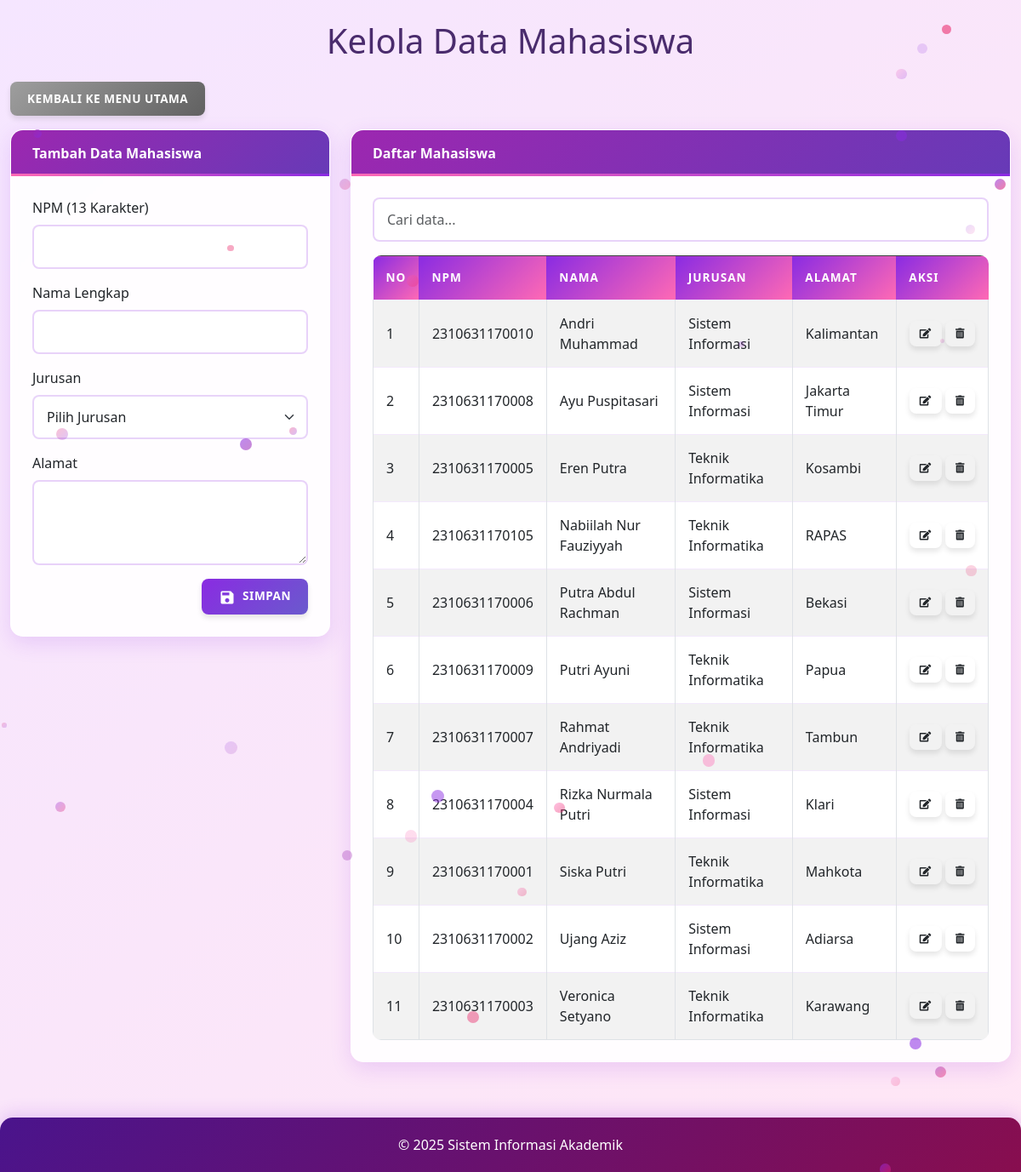
Page /mahasiswa.php (signed in) on the committed database.
### tables this page shows
CREATE TABLE `mahasiswa` (
  `npm` char(13) NOT NULL,
  `nama` varchar(50) NOT NULL,
  `jurusan` enum('Teknik Informatika','Sistem Informasi') NOT NULL,
  `alamat` text DEFAULT NULL
);

### mahasiswa.php (the view, shortened to what this page needs)
<?php
$conn = new mysqli("localhost", "root", "", "akademik");
$npm_edit = "";
$nama_edit = "";
$alamat_edit = "";
?>
<!DOCTYPE html>
<html lang="id">
<head>
    <link rel="stylesheet" href="https://cdnjs.cloudflare.com/ajax/libs/bootstrap/5.3.0/css/bootstrap.min.css">
    <link rel="stylesheet" href="https://cdnjs.cloudflare.com/ajax/libs/font-awesome/5.15.4/css/all.min.css">
    <link rel="stylesheet" href="style.css">
</head>
<body>
    <div class="container mt-4">
        <h1 class="text-center mb-4">Kelola Data Mahasiswa</h1>
        <a href="index.php" class="btn btn-secondary mb-3">Kembali ke Menu Utama</a>
        <div class="row">
            <div class="col-md-4">
                <div class="card form-card">
                    <div class="card-header text-white">
                        <?php echo isset($_GET['edit']) ? "Edit Data Mahasiswa" : "Tambah Data Mahasiswa"; ?>
                    </div>
                    <div class="card-body">
                        <form method="post" action="" id="form-mahasiswa">
                            <div class="mb-3">
                                <label for="npm" class="form-label">NPM (13 Karakter)</label>
                                <input type="text" class="form-control" id="npm" name="npm" maxlength="13"
                                    value="<?php echo $npm_edit; ?>" <?php echo isset($_GET['edit']) ? "readonly" : ""; ?> required>
                            </div>
                            <div class="mb-3">
                                <label for="nama" class="form-label">Nama Lengkap</label>
                                <input type="text" class="form-control" id="nama" name="nama" maxlength="50"
                                    value="<?php echo $nama_edit; ?>" required>
                            </div>
                            <div class="mb-3">
                                <label for="jurusan" class="form-label">Jurusan</label>
                                <select class="form-select" id="jurusan" name="jurusan" required>
                                    <option value="">Pilih Jurusan</option>
                                </select>
                            </div>
                            <div class="mb-3">
                                <label for="alamat" class="form-label">Alamat</label>
                                <textarea class="form-control" id="alamat" name="alamat" rows="3" required><?php echo $alamat_edit; ?></textarea>
                            </div>
                            <div class="d-grid gap-2 d-md-flex justify-content-md-end">
                                <?php if (isset($_GET['edit'])) : ?>
                                    <button type="submit" name="update" class="btn btn-warning">
                                        <i class="material-icons">save</i> Update
                                    </button>
                                    <a href="mahasiswa.php" class="btn btn-secondary">
                                        <i class="material-icons">cancel</i> Batal
                                    </a>
                                <?php else : ?>
                                    <button type="submit" name="tambah" class="btn btn-primary">
                                        <i class="material-icons">save</i> Simpan
                                    </button>
                                <?php endif; ?>
                            </div>
                        </form>
                    </div>
                </div>
            </div>
            <div class="col-md-8">
                <div class="card">
                    <div class="card-header bg-primary text-white">
                        Daftar Mahasiswa
                    </div>
                    <div class="card-body">
                        <div class="mb-3">
                            <input type="text" class="form-control search-table" placeholder="Cari data..." data-table="table-data">
                        </div>
                        <div class="table-responsive">
                            <table class="table table-bordered table-striped" id="table-data">
                                <thead class="table-dark">
                                    <tr>
                                        <th>No</th>
                                        <th>NPM</th>
                                        <th>Nama</th>
                                        <th>Jurusan</th>
                                        <th>Alamat</th>
                                        <th>Aksi</th>
                                    </tr>
                                </thead>
                                <tbody>
                                    <?php
                                    $query = "SELECT * FROM mahasiswa ORDER BY nama ASC";
                                    $result = $conn->query($query);
                                    if ($result->num_rows > 0) {
                                        $no = 1;
                                        while ($row = $result->fetch_assoc()) {
                                            echo "<tr>";
                                            echo "<td>" . $no++ . "</td>";
                                            echo "<td>" . $row['npm'] . "</td>";
                                            echo "<td>" . $row['nama'] . "</td>";
                                            echo "<td>" . $row['jurusan'] . "</td>";
                                            echo "<td>" . $row['alamat'] . "</td>";
                                            echo "<td class='text-nowrap'>
                                                    <a href='mahasiswa.php?edit=" . $row['npm'] . "' class='btn btn-edit btn-sm btn-action' title='Edit'>
                                                    <i class='fas fa-edit'></i>
                                                    </a>
                                                    <a href='mahasiswa.php?hapus=" . $row['npm'] . "' class='btn btn-delete btn-sm btn-action' title='Hapus' onclick='return confirm(\"Apakah Anda yakin ingin menghapus data ini?\")'>
                                                    <i class='fas fa-trash-alt'></i>
                                                    </a>
                                                </td>";
                                            echo "</tr>";
                                        }
                                    } else {
                                        echo "<tr><td colspan='6' class='text-center'>Belum ada data mahasiswa</td></tr>";
                                    }
                                    ?>
                                </tbody>
                            </table>
                        </div>
                    </div>
                </div>
            </div>
        </div>
    </div>
    <div id="toast-container" class="toast-container position-fixed bottom-0 end-0 p-3"></div>
    <footer class="footer">
        <div class="container">
            <p>&copy; <?php echo date('Y'); ?> Sistem Informasi Akademik</p>
        </div>
    </footer>
</body>
</html>

### style.css (style rules this page uses)
body { font-family: 'Poppins', 'Segoe UI', Tahoma, Geneva, Verdana, sans-serif; background: linear-gradient(135deg, #f5e6ff 0%, #ffe6f5 100%); color: #4a2c6d; min-height: 100vh; display: flex; flex-direction: column; }
.container { max-width: 1200px; margin: 0 auto; flex: 1; }
.card { border: none; border-radius: 15px; box-shadow: 0 8px 25px rgba(138, 43, 226, 0.15); transition: all 0.4s cubic-bezier(0.175, 0.885, 0.32, 1.275); margin-bottom: 25px; overflow: hidden; background-color: rgba(255, 255, 255, 0.9); backdrop-filter: blur(5px); border: 1px solid rgba(255, 255, 255, 0.3); }
.card-header { font-weight: 600; padding: 15px 25px; border-bottom: none; position: relative; overflow: hidden; background: linear-gradient(135deg, #9c27b0 0%, #673ab7 100%) !important; }
.card-header::after { content: ""; position: absolute; bottom: 0; left: 0; right: 0; height: 3px; background: linear-gradient(90deg, #ff69b4, #8a2be2); }
.card-body { padding: 25px; }
.card-header.bg-primary { background: linear-gradient(135deg, #9c27b0 0%, #673ab7 100%) !important; }
.table { margin-bottom: 0; border-radius: 10px; overflow: hidden; }
.table thead th { border-bottom: none; font-weight: 600; background: linear-gradient(135deg, #8a2be2 0%, #ff69b4 100%); color: white; padding: 15px; text-transform: uppercase; font-size: 0.85rem; letter-spacing: 1px; border: none; }
.table td { padding: 15px; vertical-align: middle; border-top: 1px solid rgba(138, 43, 226, 0.1); transition: background-color 0.3s; }
.table-striped tbody tr:nth-of-type(odd) { background-color: rgba(138, 43, 226, 0.03); }
.form-control, .form-select { border-radius: 8px; padding: 12px 15px; border: 2px solid rgba(138, 43, 226, 0.2); transition: all 0.3s; background-color: rgba(255, 255, 255, 0.8); }
.btn { border-radius: 8px; padding: 10px 20px; font-weight: 600; transition: all 0.3s; border: none; position: relative; overflow: hidden; box-shadow: 0 4px 6px rgba(0, 0, 0, 0.1); text-transform: uppercase; letter-spacing: 0.5px; font-size: 0.85rem; }
.btn::after { content: ""; position: absolute; top: 0; left: 0; width: 100%; height: 100%; background: linear-gradient(rgba(255, 255, 255, 0.2), rgba(255, 255, 255, 0)); opacity: 0; transition: opacity 0.3s; }
.btn-primary { background: linear-gradient(135deg, #8a2be2 0%, #6a5acd 100%); }
.btn-secondary { background: linear-gradient(135deg, #9e9e9e 0%, #616161 100%); color: white; }
.btn-sm { padding: 6px 12px; font-size: 0.75rem; }
.footer { text-align: center; padding: 20px 0; margin-top: 40px; color: white; background: linear-gradient(135deg, #4a148c 0%, #880e4f 100%); border-radius: 15px 15px 0 0; box-shadow: 0 -4px 20px rgba(138, 43, 226, 0.2); }
.footer p { margin: 0; }
.container > * { animation: fadeIn 0.6s ease-out; }
.material-icons { font-size: 1.25rem; vertical-align: middle; margin-right: 0.25rem; }

### rows in the picture
mahasiswa: npm "2310631170010", nama "Andri Muhammad", jurusan "Sistem Informasi", alamat "Kalimantan"
mahasiswa: npm "2310631170008", nama "Ayu Puspitasari", jurusan "Sistem Informasi", alamat "Jakarta Timur"
mahasiswa: npm "2310631170005", nama "Eren Putra", jurusan "Teknik Informatika", alamat "Kosambi"
mahasiswa: npm "2310631170105", nama "Nabiilah Nur Fauziyyah", jurusan "Teknik Informatika", alamat "RAPAS"
mahasiswa: npm "2310631170006", nama "Putra Abdul Rachman", jurusan "Sistem Informasi", alamat "Bekasi"
mahasiswa: npm "2310631170009", nama "Putri Ayuni", jurusan "Teknik Informatika", alamat "Papua"
mahasiswa: npm "2310631170007", nama "Rahmat Andriyadi", jurusan "Teknik Informatika", alamat "Tambun"
mahasiswa: npm "2310631170004", nama "Rizka Nurmala Putri", jurusan "Sistem Informasi", alamat "Klari"
mahasiswa: npm "2310631170001", nama "Siska Putri", jurusan "Teknik Informatika", alamat "Mahkota"
mahasiswa: npm "2310631170002", nama "Ujang Aziz", jurusan "Sistem Informasi", alamat "Adiarsa"
mahasiswa: npm "2310631170003", nama "Veronica Setyano", jurusan "Teknik Informatika", alamat "Karawang"
